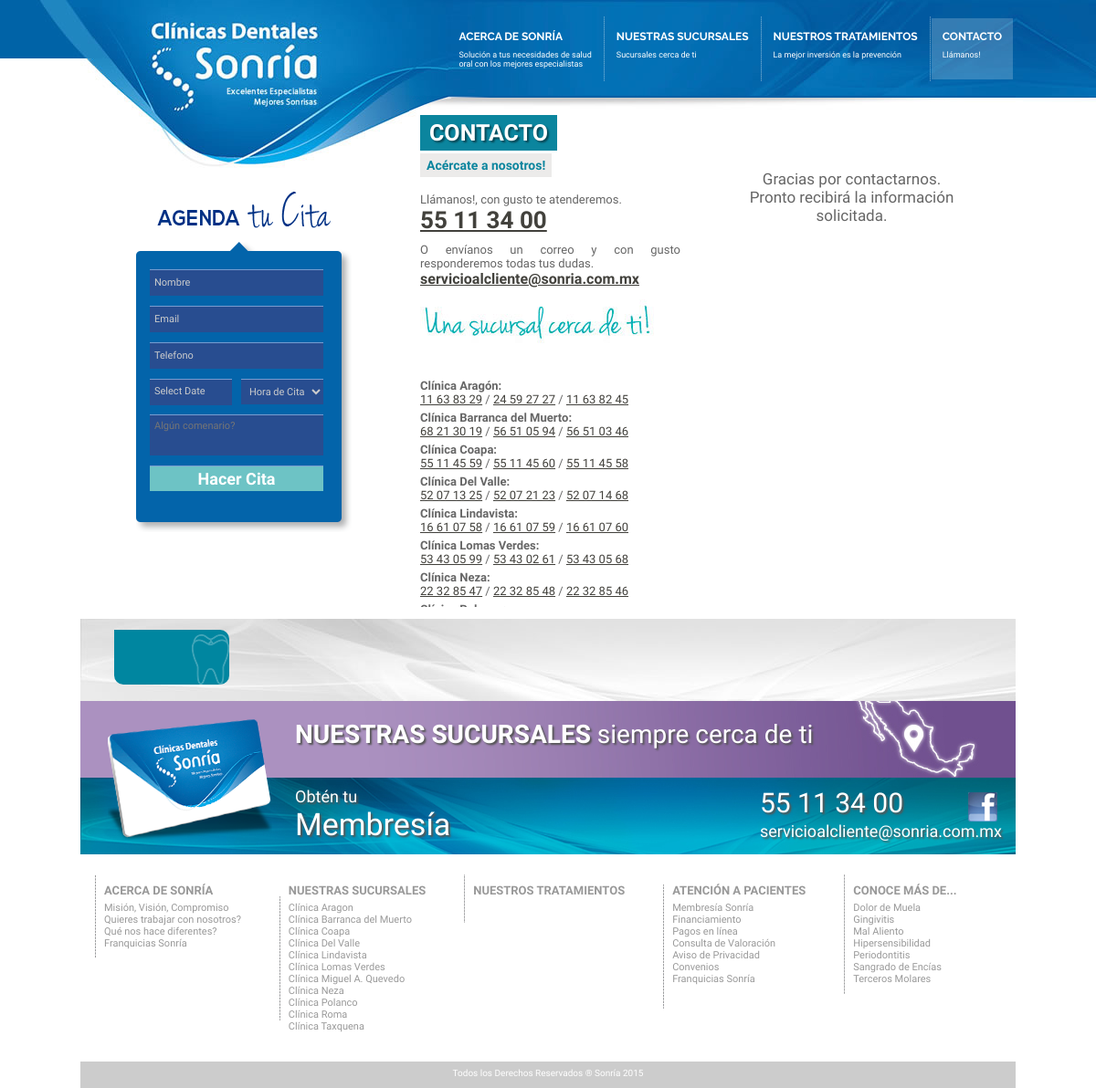
The app's page /landing.php?s=contacto&rc=ok with its own data.
### tables this page shows
CREATE TABLE `sucursales` (
  `sucursal_id` int(11) NOT NULL,
  `sucursal` varchar(200) NOT NULL,
  `sucursal_direccion` text,
  `sucursal_tel` varchar(100) DEFAULT NULL,
  `sucursal_mapa` text
);

### landing.php (the view, shortened to what this page needs)
<?php require_once('Connections/conn_sonria.php'); ?>
<?php
if (isset( $_GET['s'])){
	$sec=$_GET['s'];
}else{
	$sec="home";
}
$maxRows_tratamientos_botones = 7;
$pageNum_tratamientos_botones = 0;
$startRow_tratamientos_botones = $pageNum_tratamientos_botones * $maxRows_tratamientos_botones;
$query_tratamientos_botones = "SELECT tratamiento_id, tratamiento, tratamiento_subtitulo, tratamiento_menu FROM tratamientos ORDER BY tratamiento_menu DESC, tratamiento_id ASC";
$query_limit_tratamientos_botones = sprintf("%s LIMIT %d, %d", $query_tratamientos_botones, $startRow_tratamientos_botones, $maxRows_tratamientos_botones);
$tratamientos_botones = mysql_query($query_limit_tratamientos_botones, $conn_sonria) or die(mysql_error());
$row_tratamientos_botones = mysql_fetch_assoc($tratamientos_botones);
$query_sucursales_footer = "SELECT sucursal_id, sucursal FROM sucursales ORDER BY sucursal ASC";
$sucursales_footer = mysql_query($query_sucursales_footer, $conn_sonria) or die(mysql_error());
$row_sucursales_footer = mysql_fetch_assoc($sucursales_footer);
$query_tratamientos_footer = "SELECT tratamiento_id, tratamiento FROM tratamientos ORDER BY tratamiento_id ASC";
$tratamientos_footer = mysql_query($query_tratamientos_footer, $conn_sonria) or die(mysql_error());
$row_tratamientos_footer = mysql_fetch_assoc($tratamientos_footer);
?>
<?php
require_once('calendar/classes/tc_calendar.php');
?>
<!DOCTYPE html PUBLIC "-//W3C//DTD XHTML 1.0 Transitional//EN" "http://www.w3.org/TR/xhtml1/DTD/xhtml1-transitional.dtd">
<html xmlns="http://www.w3.org/1999/xhtml"><head>
<link href="css/estilo.css" rel="stylesheet" type="text/css" />
<link href="calendar/calendar.css" rel="stylesheet" type="text/css" />
</head>
<body>
<div class="back">
<div class="container">
  <div class="header"><a class="logo" href="?"><img src="img/logo.png" /></a>
  <ul class="menu">
  <li><div class="division" style="background:none;"></div><a <?php if ($sec=="contacto"){; ?> class="activo"<?php }?> href="?s=contacto"><span>CONTACTO</span><br />Ll&aacute;manos!</a></li>
  <li><div class="division"></div><a <?php if ($sec=="tratamientos"){; ?> class="activo"<?php }?> href="?s=tratamientos"><span>NUESTROS TRATAMIENTOS</span><br />La mejor inversi&oacute;n es la prevenci&oacute;n</a>
  </li>
  <li><div class="division"></div><a <?php if ($sec=="sucursales"){; ?> class="activo"<?php }?> href="?s=sucursales"><span>NUESTRAS SUCURSALES</span><br />Sucursales cerca de ti</a>
  </li>
  <li><div class="division"></div><a <?php if ($sec=="acerca"){; ?> class="activo"<?php }?> href="?s=acerca" ><span>ACERCA DE SONR&Iacute;A</span><br />Soluci&oacute;n a tus necesidades de salud<br />oral con los mejores especialistas</a>
  </li>
  </ul>
  </div>
  <div class="sidebarLeft">
  <?php if (isset($_GET["s"])&& $_GET["s"]=="unete"){ ?>
<p style="margin-top:200px;"><strong>Quieres formar parte del<br />
      <span style="font-size:20px;">GRAN PROYECTO SONR&Iacute;A?</span>
    </strong></p>
    <h1 class="titulos" style="border-radius:5px; margin-top:0; margin-left:60px;"><a style="font-size:17px; color:#FFF; text-decoration:none; text-shadow:none; text-transform:capitalize;" href="mailto:rhumanos@sonria.com.mx">Env&iacute;anos tu curriculum</a></h1>
    <?php }else{  ?>
    <h1><img src="img/agenda.png" title="Agenda tu Cita" width="190" height="40" /></h1>
    <div class="agenda">
    <?php if (isset($_GET["r"])){ ?>
    <div class="retro">
    	<p>Gracias por agendar su cita. </p>
	<p>Pronto recibir&aacute; una llamada de confirmaci&oacute;n.</p>
    	<p>Adquiera nuestra <strong>  <a style="font-size:18px; color:#FFF" href="?s=membresia">membres&iacute;a</a></strong> con una promoci&oacute;n especial para usted. </p>
    </div>
    <?php }else{  ?>
      <form id="form1" name="form1" method="post" action="citas2.php">
        <input type="text" name="Nombre" id="Nombre" placeholder="Nombre"/>
        <input type="text" name="Email" id="Email" placeholder="Email"/>
        <input type="text" name="Telefono" id="Telefono" placeholder="Telefono"/>
        <select name="Hora" id="Hora">
          <option>Hora de Cita</option>
        </select>
        <textarea name="Comentario" id="Comentario" cols="45" rows="3"  placeholder="Alg&uacute;n comenario?"></textarea>
<input name="button" type="submit" id="button" onclick="MM_validateForm('Nombre','','R','Email','','RisEmail','Telefono','','NisNum');return document.MM_returnValue" value="Hacer Cita" />
      </form>
    <?php }?>
    </div>
    <?php }?>
  </div>
<?php if ($sec=="contacto"){ ?>
	<div class="sidebarRight" >
		<h1 class="titulos">CONTACTO</h1>
		<h2 class="titulos">Ac&eacute;rcate a nosotros!</h2>
		<div class="sidebar_info secciones" >
			<p style=" margin-bottom:10px; margin-top:-10px;">Ll&aacute;manos!, con gusto te atenderemos.
			<br />
      			<span style="font-size:26px; color:#6DC3C5"><strong><a href="tel:%2B525555113400">55 11 34 00</a></strong></span>
    			</p>
			<p>O env&iacute;anos un correo y con gusto responderemos todas tus dudas.<br />
			<span style="font-size:16px;" ><strong><a href="mailto:servicioalcliente@sonria.com.mx">servicioalcliente@sonria.com.mx</a></strong></span></p>
			<p><img src="img/una_sucursal_cerca_de_ti.jpg" width="258" height="49" /></p>
			<div class="sidebar_info" style="width:300px; overflow: auto; height:250px;">
				<div class="telefonos">
					<p><strong>Cl&iacute;nica Arag&oacute;n:</strong><br />
					<a href="tel:%2B525511638329"> 11 63 83 29</a> / <a href="tel:%2B525524592727"> 24 59 27 27</a> / <a href="tel:%2B525511638245"> 11 63 82 45</a>
					</p>
					<p><strong>Cl&iacute;nica Barranca del Muerto:</strong><br />
					<a href="tel:%2B525568213019"> 68 21 30 19</a> / <a href="tel:%2B525556510594"> 56 51 05 94</a> / <a href="tel:%2B525556510346"> 56 51 03 46</a>
					</p>
					<p><strong>Cl&iacute;nica Coapa:</strong>    <br />
					<a href="tel:%2B525555114559"> 55 11 45 59</a> / <a href="tel:%2B525555114560"> 55 11 45 60</a> / <a href="tel:%2B525555114558"> 55 11 45 58</a>
					</p>
					<p><strong>Cl&iacute;nica Del Valle:</strong><br />
					<a href="tel:%2B525552071325">52 07 13 25</a> / <a href="tel:%2B525552072123"> 52 07 21 23</a> / <a href="tel:%2B525552071468"> 52 07 14 68</a>
					</p>
					<p><strong>Cl&iacute;nica Lindavista:</strong><br />
					<a href="tel:%2B525516610758"> 16 61 07 58</a> / <a href="tel:%2B525516610759"> 16 61 07 59</a> / <a href="tel:%2B525516610760"> 16 61 07 60</a>
					</p>
					<p><strong>Cl&iacute;nica Lomas Verdes:</strong><br />
					<a href="tel:%2B525553430599"> 53 43 05 99</a> / <a href="tel:%2B525553430261"> 53 43 02 61</a> / <a href="tel:%2B525553430568"> 53 43 05 68</a>
					</p>
					<p><strong>Cl&iacute;nica Neza: </strong><br />
					<a href="tel:%2B525522328547"> 22 32 85 47</a> / <a href="tel:%2B525522328548"> 22 32 85 48</a> / <a href="tel:%2B525522328546"> 22 32 85 46</a>
					</p>
					<p><strong>Cl&iacute;nica Polanco:</strong> <br />
					</p>
				</div>
			</div>
		</div>
		<div class="sidebar_info secciones" style="margin-left:30px; margin-top:30px; ">
   <?php if (isset($_GET["rc"])){ ?>
    <div class="retro" style="color:#666">
    <p>Gracias por contactarnos.</p>
    <p>Pronto recibir&aacute; la informaci&oacute;n solicitada.</p>
    </div>
    <?php }?>
  </div>
  </div>
<?php } ?>
    <div class="submenu">
      <?php do { ?>
        <a <?php if ($sec=="tratamiento" && $_GET["id"] ==$row_tratamientos_botones['tratamiento_id']){; ?> class="activo"<?php }?> href="?s=tratamiento&id=<?php echo $row_tratamientos_botones['tratamiento_id']; ?>">
          <?php echo $row_tratamientos_botones['tratamiento_subtitulo']; ?></a>
        <?php } while ($row_tratamientos_botones = mysql_fetch_assoc($tratamientos_botones)); ?>
    </div>
  <div class="sucursales"><a href="?s=membresia"><img src="img/tarjetamembresia_03.png" width="180" height="132" /></a>
    <div class="texto"><span><strong><a href="?s=sucursales">NUESTRAS SUCURSALES</a></strong></span><a href="?s=sucursales"> siempre cerca de ti</a></div>
  </div>
  <div class="membresia">
  <div class="texto"><a href="?s=membresia"><span>Obt&eacute;n tu</span><br /> Membres&iacute;a</a></div>
  <div class="telefono"><a style="font-size:30px; text-decoration:none; color:#FFF" href="tel:%2B525555113400">55 11 34 00</a><a href="https://www.facebook.com/sonriamexico?fref=ts" target="_blank"><img src="img/logoface_03.png" width="32" height="32" alt="facebook" /></a><br />
    <a style="font-size:18px; text-decoration:none; color:#FFF" href="mailto:servicioalcliente@sonria.com.mx">servicioalcliente@sonria.com.mx</a></div>
  </div>
  <div class="footer_menu">
  <div class="footer_menu_float"><h1>ACERCA DE SONR&Iacute;A</h1>
    	<a href="?s=mision">Misi&oacute;n, Visi&oacute;n, Compromiso</a><br />
	<a href="?s=unete">Quieres trabajar con nosotros?</a><br />
	<a href="?s=diferentes">Qu&eacute; nos hace diferentes?</a> <br />
	<a href="?s=franquicias_clinicas_dentales_sonria_mexico">Franquicias Sonr&iacute;a</a>
</div>
<div class="footer_menu_float"><h1>NUESTRAS SUCURSALES</h1>
	<?php do { ?>
	  <a href="?s=sucursal&id=<?php echo $row_sucursales_footer['sucursal_id']; ?>" title="Cl&iacute;nica <?php echo $row_sucursales_footer['sucursal']; ?>">Cl&iacute;nica <?php echo $row_sucursales_footer['sucursal']; ?></a><br />
	  <?php } while ($row_sucursales_footer = mysql_fetch_assoc($sucursales_footer)); ?>
</div>
<div class="footer_menu_float">
  <h1>NUESTROS TRATAMIENTOS</h1>
  <?php do { ?>
    <a href="?s=tratamiento&id=<?php echo $row_tratamientos_footer['tratamiento_id']; ?>" title="<?php echo $row_tratamientos_footer['tratamiento']; ?>"><?php echo $row_tratamientos_footer['tratamiento']; ?></a><br />
    <?php } while ($row_tratamientos_footer = mysql_fetch_assoc($tratamientos_footer)); ?>
</div>
<div class="footer_menu_float"><h1>ATENCI&Oacute;N A PACIENTES</h1>
	<a href="?s=membresia">Membres&iacute;a Sonr&iacute;a</a><br />
	<a href="?s=financiamiento">Financiamiento</a><br />
	<a href="?s=pagosonline">Pagos en l&iacute;nea </a><br />
	<a href="?s=consulta">Consulta de Valoraci&oacute;n</a><br />
	<a href="?s=privacidad">Aviso de Privacidad </a><br />
	<a href="?s=convenios">Convenios</a><br />
	<a href="?s=franquicias_clinicas_dentales_sonria_mexico">Franquicias Sonr&iacute;a</a> <br /> <br /> <br />
</div>
<div class="footer_menu_float"><h1>CONOCE M&Aacute;S DE...</h1>
	<a href="?s=dolor_de_muela">Dolor de Muela</a><br />
	<a href="?s=gingivitis_inflamacion_encias">Gingivitis</a><br />
	<a href="?s=halitosis_mal_aliento">Mal Aliento</a><br />
	<a href="?s=hipersensibilidad_sensibilidad_en_los_dientes">Hipersensibilidad</a><br />
	<a href="?s=periodontitis">Periodontitis</a><br />
	<a href="?s=sangrado_de_encias">Sangrado de Enc&iacute;as</a><br />
	<a href="?s=terceros_molares_muela_del_juicio">Terceros Molares</a>
</div>
    <div class="footer">
    <p>Todos los Derechos Reservados &reg; Sonr&iacute;a 2015</p>
    </div>
  </div>
</div>
</body>
</html>

### calendar/calendar.css (style rules this page uses)
body { font-size: 11px; }
input, select, textarea { font-size: 11px; }

### records on screen
sucursales: sucursal "Aragon"
sucursales: sucursal "Barranca del Muerto"
sucursales: sucursal "Coapa"
sucursales: sucursal "Del Valle"
sucursales: sucursal "Lindavista"
sucursales: sucursal "Lomas Verdes"
sucursales: sucursal "Miguel A. Quevedo"
sucursales: sucursal "Neza"
sucursales: sucursal "Polanco"
sucursales: sucursal "Roma"
sucursales: sucursal "Taxquena"

### other values on screen
$dd "Select Date"
